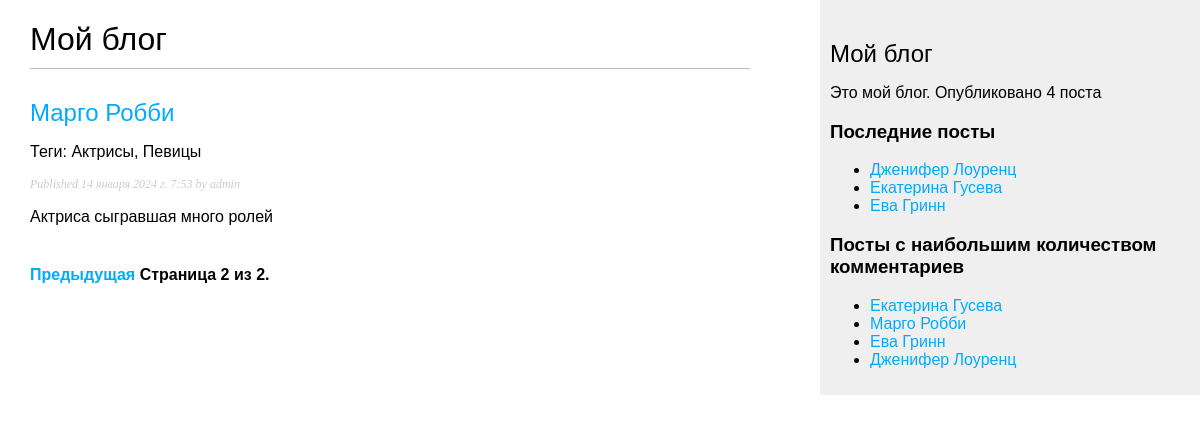
The page /blog/?page=2 on the database as committed earlier.
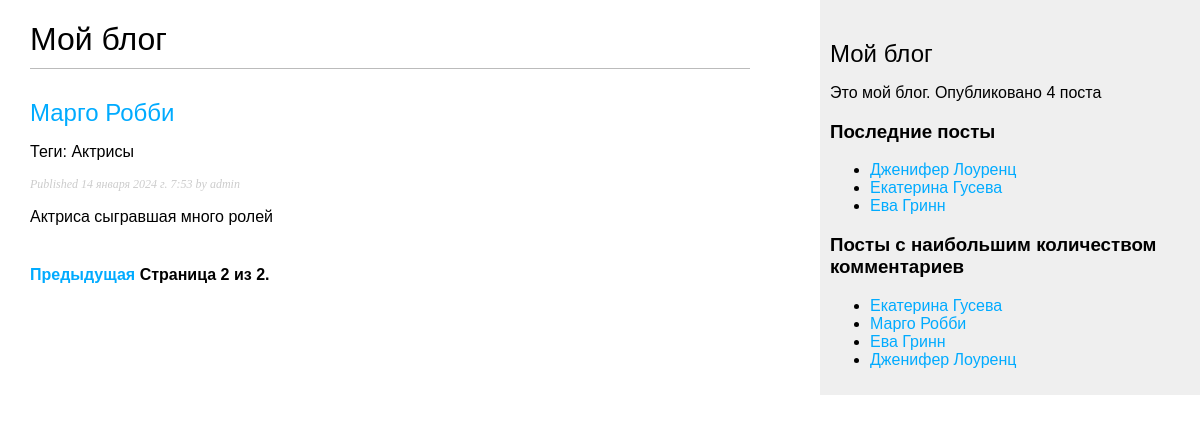
The same page on the database as committed later.
### blog/models.py (models this page shows, shortened)
class Post(models.Model):
    class Status(models.TextChoices):  # вложенный перечисляемый класс для создания поля status
        DRAFT = 'DF', 'Draft'
        PUBLISHED = 'PB', 'Published'
    title = models.CharField(max_length=250)  # заголовок
    slug = models.SlugField(max_length=250, unique_for_date='publish')  # слаг уникальный для даты публикации
    author = models.ForeignKey(User, on_delete=models.CASCADE,
                               related_name='blog_posts')  # созданние связи с встроенной таблицей User один ко многим
    body = models.TextField()  # тело поста
    publish = models.DateTimeField(default=timezone.now)  # время публикации
    created = models.DateTimeField(auto_now_add=True)  # время создания
    updated = models.DateTimeField(auto_now=True)  # время изменения
    status = models.CharField(max_length=2, choices=Status.choices, default=Status.DRAFT)  # поле статус\
    objects = models.Manager()  # менеджер применямый по умолчанию
    published = PublishedManager()  # конкретно-прикладной менеджер
    tags = TaggableManager()
    class Meta:
        verbose_name = "Женщина"  # замена в админ-панели категории блога
        verbose_name_plural = "Женщины"  # множественное число категории
        ordering = ['-publish']
        indexes = [
            models.Index(fields=['-publish']),
        ]
    def get_absolute_url(self): #канонический url изменяем в соответсвии с представлением
        return reverse('blog:post_detail',
                       args=[self.publish.year,
                             self.publish.month,
                             self.publish.day,
                             self.slug])

### blog/views.py (the view)
# urls.py: path('', views.post_list, name='post_list'), #путь если метод
def post_list(request, tag_slug=None):  # представление извлечь все посты со статусом PUBLISHED
    post_list = Post.published.all()
    tag = None
    if tag_slug:
        tag = get_object_or_404(Tag, slug=tag_slug)
        post_list = post_list.filter(tags__in=[tag])
    paginator = Paginator(post_list, 3)  # создаем экземпляр класса с числом объектов возвращаемых на страницу
    page_number = request.GET.get('page', 1)  # извлекаем номер страницы и сохраняем в page_number
    try:
        posts = paginator.page(page_number)  # получаем объекты для желаемой страницы и сохраняем в posts
    except PageNotAnInteger:
        posts = paginator.page(1)
    except EmptyPage:
        posts = paginator.page(paginator.num_pages)
    return render(request, 'blog/post/list.html', {'posts': posts, 'tag': tag})  # адрес расположения данного тимплейта

### blog/models.py (called while the page is built)
    def get_queryset(self):
        return super().get_queryset() \
            .filter(status=Post.Status.PUBLISHED)  # получаем посты со статусом published

### blog/templatetags/blog_tags.py (called while the page is built)
@register.filter(name='markdown')
def mark_down_format(text):
    return mark_safe(markdown.markdown(text))

@register.simple_tag
def get_most_commented_posts(count=5):
    return Post.published.annotate(total_comments=Count('comments')).order_by('-total_comments')[:count]

@register.simple_tag
def total_posts():
    return Post.published.count()

@register.inclusion_tag('blog/post/latest_posts.html')  # регистрируем шаблонный тег
def show_latest_posts(count=5):
    latest_posts = Post.published.order_by('-publish')[:count]
    return {'latest_posts': latest_posts}

### blog/templates/blog/post/list.html (shortened to what this page needs)
{% extends "blog/base.html" %}
{% load blog_tags %}
{% block content %}
   <h1>Мой блог</h1>
   {% for post in posts %}
       <h2>
           <a href="{{ post.get_absolute_url }}">
               {{ post.title }}
           </a>
       </h2>
       <p class="tags">Теги: {{ post.tags.all|join:", " }}</p>
       <p class="date">
           Published {{ post.publish }} by {{ post.author }}
       </p>
       {{ post.body|markdown|truncatewords_html:30 }}
   {% endfor %}
   {% include "pagination.html" with page=posts %}
{% endblock %}

### blog/templates/blog/base.html (shortened to what this page needs)
{% load blog_tags %}
{% load static %}
<!DOCTYPE html>
<html>
<head>
    <link href="{% static "css/blog.css" %}" rel="stylesheet">
</head>
<body>
   <div id="content">
       {% block content %}
       {% endblock %}
   </div>
   <div id="sidebar">
       <h2>Мой блог</h2>
       <p>Это мой блог.
       Опубликовано {% total_posts %} поста
       </p>
       <h3>Последние посты</h3>
       {% show_latest_posts 3 %}
       <h3>Посты с наибольшим количеством комментариев</h3>
       {% get_most_commented_posts as most_commented_posts %}
       <ul>
           {% for post in most_commented_posts %}
           <li>
               <a href="{{ post.get_absolute_url }}">{{ post.title }}</a>
           </li>
           {% endfor %}
       </ul>
   </div>
</body>
</html>

Rows that differ between the two databases and show on the page:
changed Post "Марго Робби": tags.all "Актрисы, Певицы" → "Актрисы"
